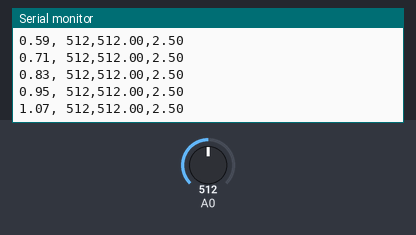
This sketch was run on a simulated Arduino Uno, built with avr-gcc and run on an emulated ATmega328P. Shown: the last lines printed to the serial monitor. The test bench sets the inputs (shaded band); at power-on: A0 = 512.

Above: at 1.2 s.
1.3 s: A0 set to 716
At 1.32 s:
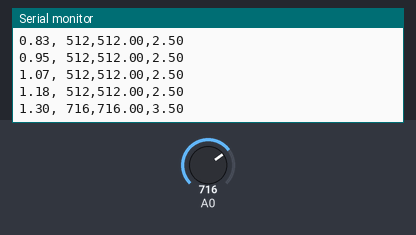
2.8 s: A0 set to 900
At 2.85 s:
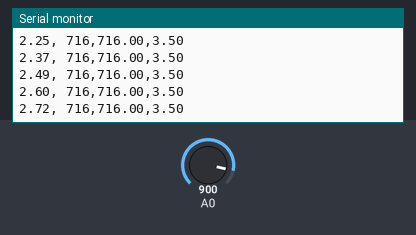
Timing chart, 0 to 5.8 s (numbered marks = the images above; inputs shaded):
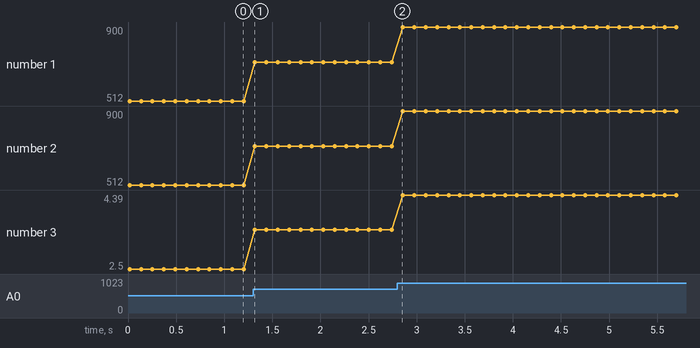

Measured:
- after the input at 1.3 s, the serial monitor: prints a new line at once (image 1)
- plotted number 1: 512 → 716 after the input at 1.3 s
- plotted number 2: 512 → 716 after the input at 1.3 s
- plotted number 3: 2.5 → 3.5 after the input at 1.3 s

The sketch:

strain_gauge.ino
```cpp
void setup()
{
  Serial.begin(9600);
}

// GND    VCC     OUT
// BROWN  RED    ORANGE
// VIOLET WHITE  GRAY

void loop()
{
  float time = micros() / 1e6;
  int raw_analog_value = analogRead(A0);
  unsigned int sample_count = 15;
  float average_value = 0;
  for (int i = 0; i < sample_count ; i++){
    average_value += analogRead(A0);
    delay(1);
  }
  average_value = average_value / sample_count;
  double voltage = (average_value/1024.0)*5.0;

  Serial.print(time);
  Serial.print(", ");
  Serial.print(raw_analog_value);
  Serial.print(",");
  Serial.print(average_value);
  Serial.print(",");
  Serial.println(voltage);
  delay(100);
}
```
